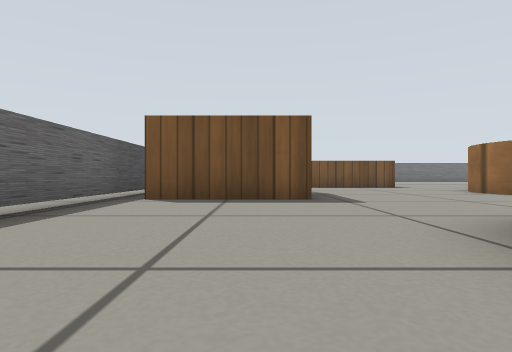
view 1 (above)

18 first-person views from a walk through a world built for the Gazebo simulator. The camera is 0.21 m above the floor, looks level and sees 75° across. The floor is counted in squares, 0.5 m on a side. Each view is taken from the middle of a square. On the plan, view 1 faces up. The plan holds only what a view shows up to about 9 squares ahead; the rest is blank. Robots are left out. Gazebo's built-in surfaces are drawn with simple patterns.

view 2
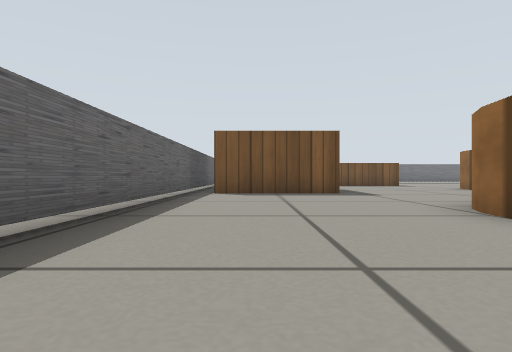

view 3
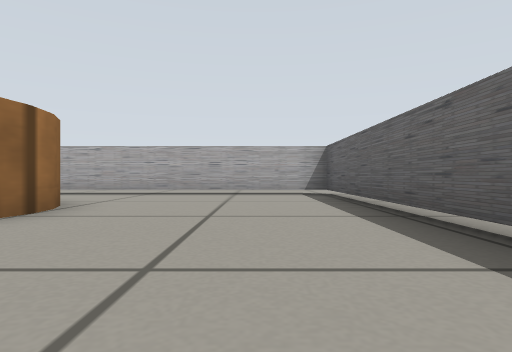

view 4
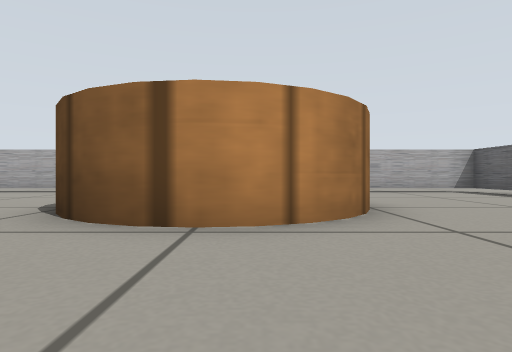

view 5
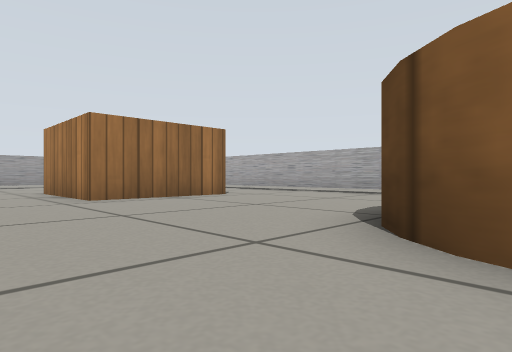

view 6
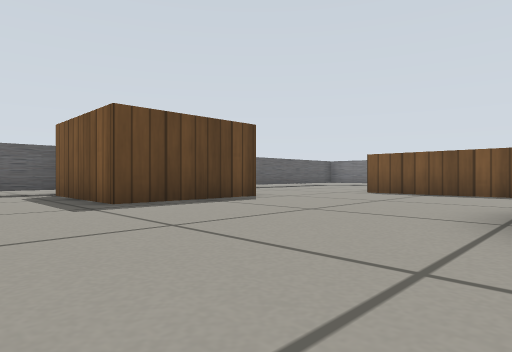

view 7
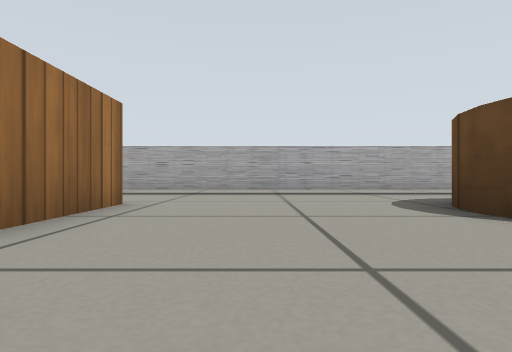

view 8
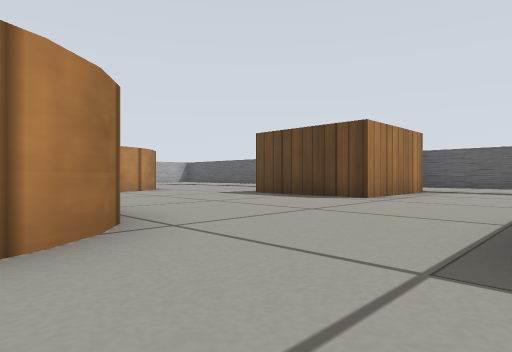

view 9
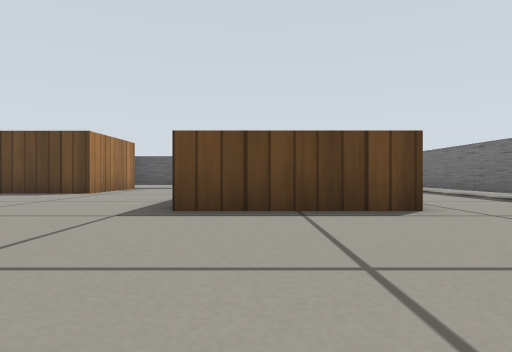

view 10
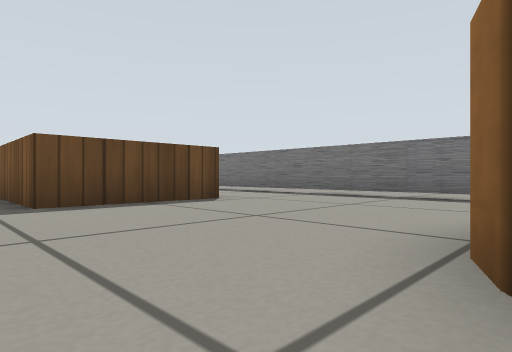

view 11
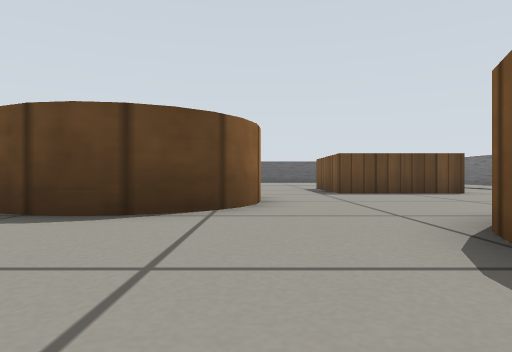

view 12
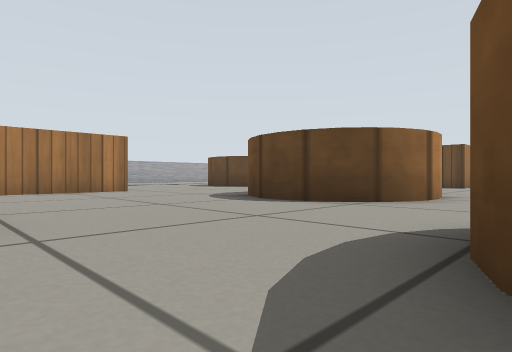

view 13
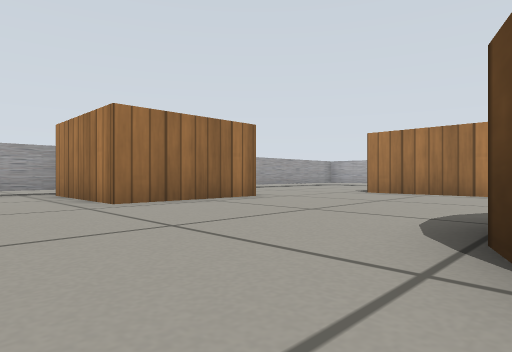

view 14
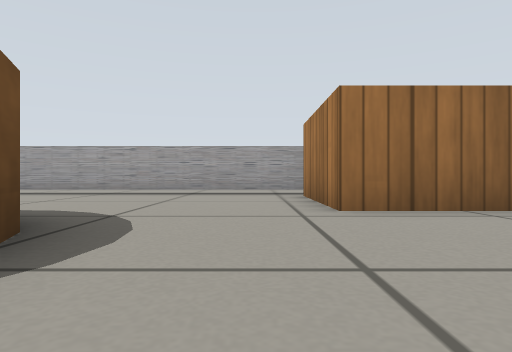

view 15
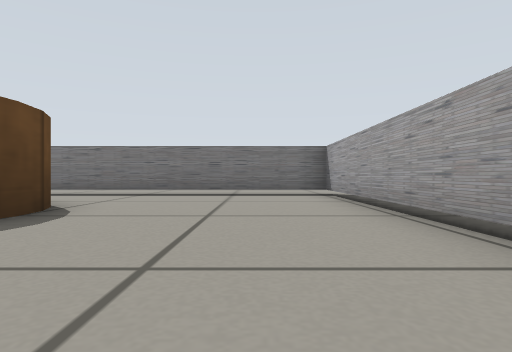

view 16
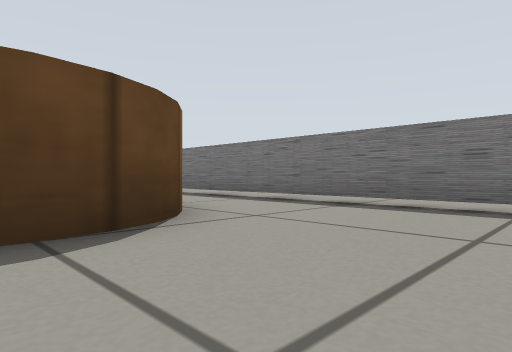

view 17
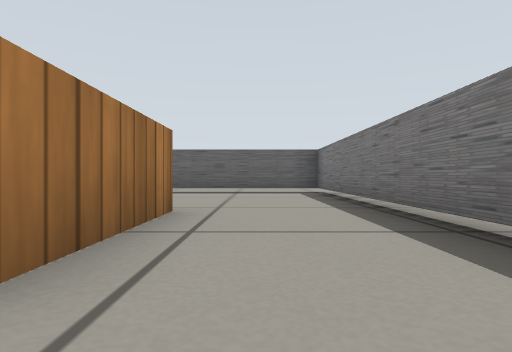

view 18
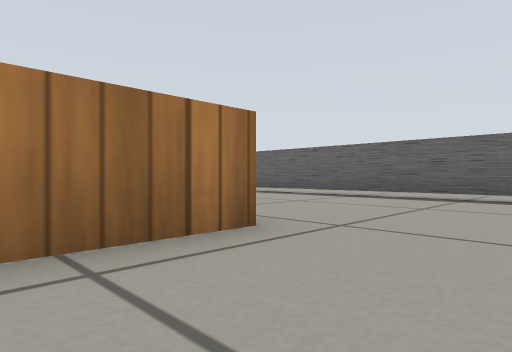

### Floor plan
Key: @ floor where view 1 was taken; # wall or solid block; . floor; C wooden cylinder; W wooden cube.
Columns run from 3 left of view 1 to 18 right of it. Each row starts with its distance up from view 1.
 18 ######################
 17 #....................#
 16 #............ .......#
 15 #....WWWW....   C....#
 14 #....   W....   C....#
 13 #...    W....C  C....#
 12 #..  WWWW....CCCC....#
 11 #....................#
 10 #.........CC.........#
  9 #WWWW....C  C....WWWW#
  8 #   W....C  C....W
  7 #   W....C  C....W
  6 #WWWW.....  .....W
  5 #.................
  4 #.................
  3 #.....CC.....WWWW.
  2 #....C  C....W
  1 #....C  C....W
  0 #..@.C  C....W
 -1 #..... .......
 -2 #..............
 -3 ###############

Positions as (right, up) in squares from view 1, and headings:
1: (0, 0), facing up
2: (-1, -2), facing up
3: (-1, 5), facing down
4: (3, 6), facing down
5: (4, 5), facing down-right
6: (6, 4), facing up-left
7: (8, 5), facing down
8: (7, 12), facing down-left
9: (9, 13), facing left
10: (10, 11), facing up-left
11: (13, 10), facing left
12: (14, 12), facing down-left
13: (9, 11), facing down-right
14: (10, 10), facing right
15: (16, 10), facing up
16: (16, 13), facing up-left
17: (6, 16), facing left
18: (4, 17), facing down-left
